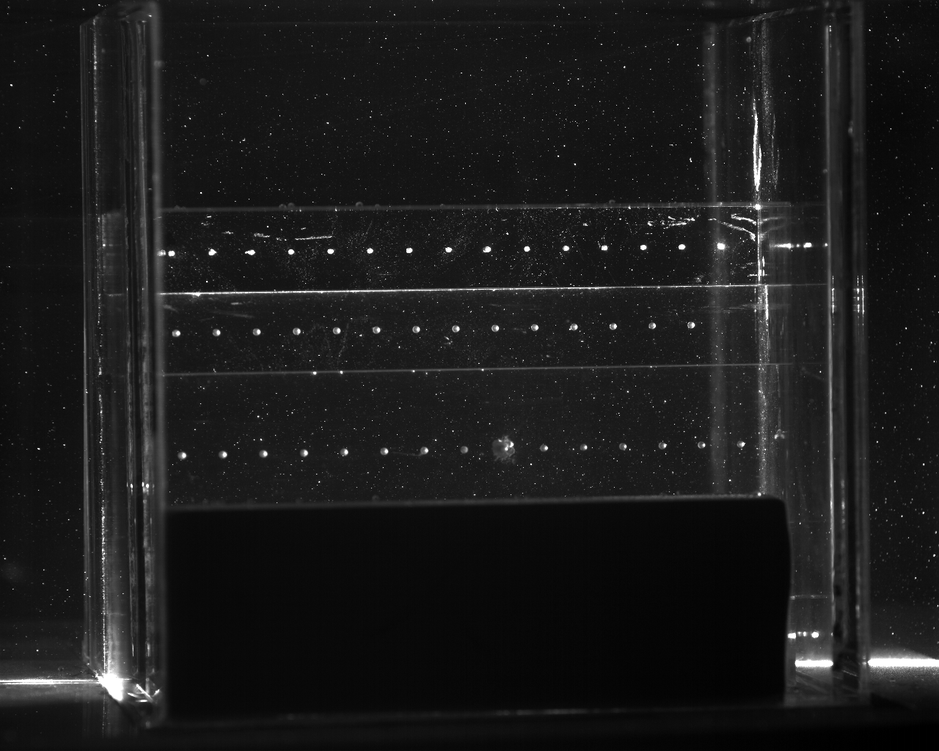
#> input picture tests/testing_folder/test_cavity/cal/cam1.tif, 939 x 751 px, shrunk from 1280 x 1024 before the run
$ python -i image_processing.py   (imports and definitions only)
#> lines starting #> are read from the running program, lines starting #| are printed output that depends on the picture
"""Image processing functions."""

import copy

import numpy as np
from numba import njit, prange
from scipy import ndimage
from scipy.ndimage import uniform_filter

from .parameters import ControlPar

filter_t = np.zeros((3, 3), dtype=float)


# [74 lines left out: functions filter_3, lowpass_3, fast_box_blur, subtract_img, subtract_mask, copy_images, not called in this run]


def prepare_image(
    img: np.ndarray,
    dim_lp: int = 1,
    filter_hp: int = 0,  # or 1,2
    filter_file: str = "",
) -> np.ndarray:
    """Prepare an image for particle detection: an averaging (smoothing).

    filter on an image, optionally followed by additional user-defined filter.
    """
    # image_size = cpar.imx * cpar.imy
    # img_lp = np.zeros_like(img, dtype=np.uint8)

    # Apply low-pass filter
    # img = img.reshape((cpar.imy, cpar.imx))  # Reshape to 2D image
    if img.dtype != np.uint8:
        raise TypeError("Image must be of type uint8")

    img_lp = ndimage.uniform_filter(
        img,
        size=dim_lp * 2 + 1,
        mode="constant",
        cval=0,
    )

    # Subtract low-pass filtered image from original image
    img_hp = img | img_lp

    # Filter highpass image, if wanted, if filter_hp == 0, no highpass filtering
    if filter_hp == 1:
        img_hp = ndimage.uniform_filter(
            # img_hp.reshape((cpar.imy, cpar.imx)),
            img_hp,
            size=3,
            mode="constant",
            cval=0.0,
        )
    elif filter_hp == 2 and filter_file != "":
        try:
            with open(filter_file, "r", encoding="utf-8") as fp:
                filt = np.array(fp.read().split(), dtype=np.float64).reshape((3, 3))
        except Exception as exc:
            raise IOError(f"Could not open filter file: {filter_file}") from exc

        img_hp = ndimage.convolve(
            # img_hp.reshape((cpar.imy, cpar.imx)),
            img_hp,
            weights=filt,
            mode="constant",
            cval=0.0,
        )

    return img_hp


def preprocess_image(img, filter_hp, cpar, dim_lp) -> np.ndarray:
    """Decorate prepare_image with default parameters."""
    return prepare_image(img=img, dim_lp=dim_lp, filter_hp=filter_hp, filter_file="")


# def preprocess_image(
#     input_img: np.ndarray,
#     filter_hp: int,
#     control: ControlPar,
#     lowpass_dim=1,
#     filter_file=None,
#     output_img=None,
# ):
#     """
#     Perform the steps necessary for preparing an image

#     for particle detection: an averaging (smoothing) filter on an image, optionally
#     followed by additional user-defined filter.

#     Arguments:
#     numpy.ndarray input_img - numpy 2d array representing the source image to filter.
#     int filter_hp - flag for additional filtering of _hp. 1 for lowpass, 2 for
#         general 3x3 filter given in parameter ``filter_file``.
#     ControlParams control - image details such as size and image half for
#     interlaced cases.
#     int lowpass_dim - half-width of lowpass filter, see fast_box_blur()'s filt_span
#       parameter.
#     filter_file - path to a text file containing the filter matrix to be
#         used in case ```filter_hp == 2```. One line per row, white-space
#         separated columns.
#     numpy.ndarray output_img - result numpy 2d array representing the source
#         image to filter. Same size as img.

#     Returns:
#     numpy.ndarray representing the result image.
#     """

#     # check arrays dimensions
#     if input_img.ndim != 2:
#         raise TypeError("Input array must be two-dimensional")
#     if (output_img is not None) and (
#         input_img.shape[0] != output_img.shape[0]
#         or input_img.shape[1] != output_img.shape[1]
#     ):
#         raise ValueError("Different shapes of input and output images.")
#     else:
#         output_img = np.empty_like(input_img)

#     if filter_hp == 2:
#         if filter_file is None or not isinstance(filter_file, str):
#             raise ValueError(
#                 "Expecting a filter file name, received None or non-string."
#             )
#     else:
#         filter_file = b""

#     for arr in (input_img, output_img):
#         if not arr.flags["C_CONTIGUOUS"]:
#             np.ascontiguousarray(arr)

#     output_img = prepare_image(input_img, lowpass_dim, filter_hp, filter_file, control):
#     if output_img is None:
#         raise Exception(
#             "prepare_image C function failed: failure of memory allocation or filter file reading"
#         )

#     return output_img


# def prepare_image(input_img, output_img, lowpass_dim, filter_hp, filter_file, control_par):
#     '''
#     prepare_image() - C implementation of image preprocessing

#     Arguments:
#     input_img - numpy 2d array representing the source image to filter.
#     output_img - result numpy 2d array representing the source image to filter.
#       Same size as input_img.
#     lowpass_dim - half-width of lowpass filter, see fast_box_blur()'s filt_span parameter.
#     filter_hp - flag for additional filtering of _hp. 1 for lowpass, 2 for general
#       3x3 filter given in parameter filter_file.
#     filter_file - path to a text file containing the filter matrix to be used in case
#       filter_hp == 2. One line per row, white-space separated columns.
#     control_par - control parameters

#     Returns:
#     int representing the success status of the function
#     '''

#     # implementation of the function here
#     pass # replace this with the actual implementation of the function


# [51 lines left out: function fast_box_blur_numba, not called in this run]


# [6 lines of commented-out code are left out]

>>> import cv2
>>> picture = cv2.imread('../tests/testing_folder/test_cavity/cal/cam1.tif', cv2.IMREAD_GRAYSCALE)
#> picture is the input picture: shape (751, 939); min 0, max 255, mean 27
>>> result = prepare_image(picture)
#> in prepare_image, `img_hp = img | img_lp`:
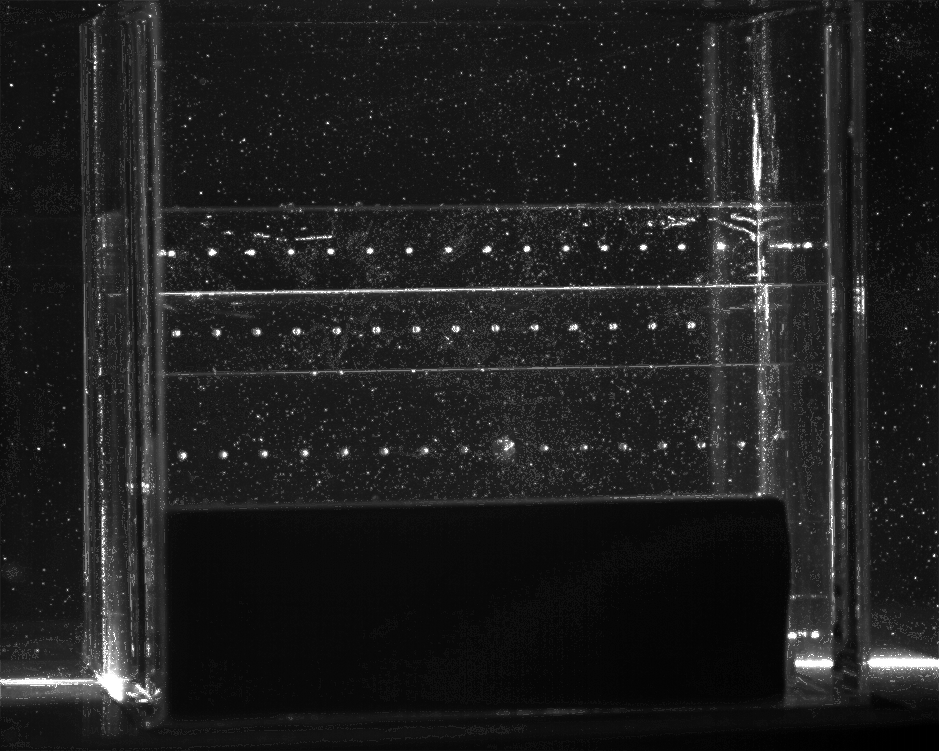
#> img_hp: shape (751, 939); min 0, max 255, mean 31.2

$ run again, on tests/testing_folder/test_cavity/cal/cam2.tif
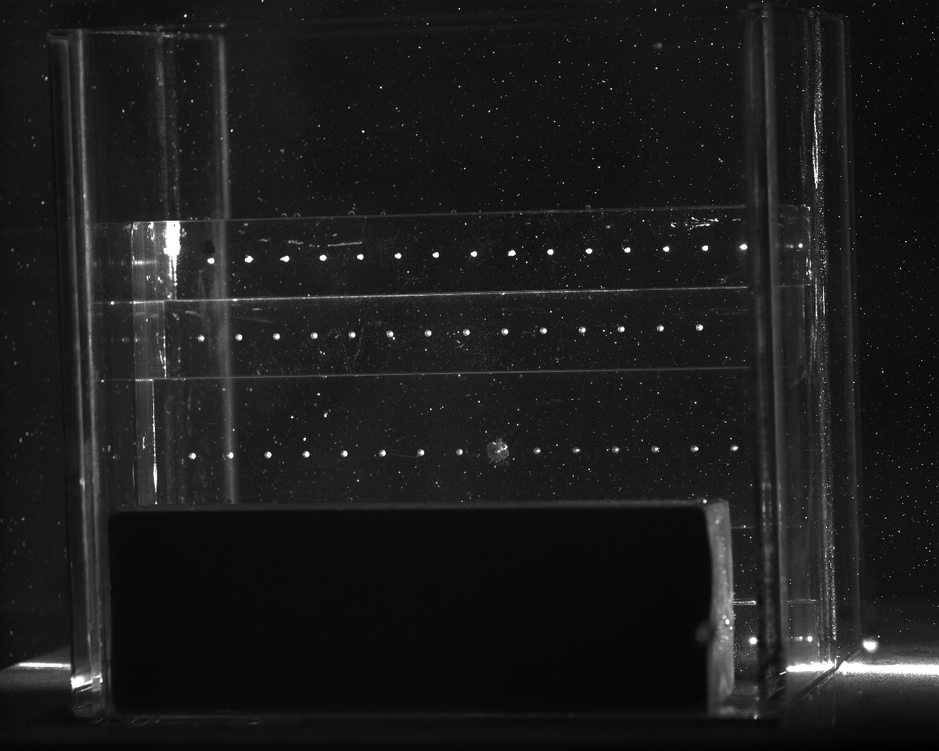
#> input picture tests/testing_folder/test_cavity/cal/cam2.tif, 939 x 751 px, shrunk from 1280 x 1024 before the run
#> picture is the input picture: shape (751, 939); min 0, max 255, mean 28.1
#> in prepare_image, `img_hp = img | img_lp`:
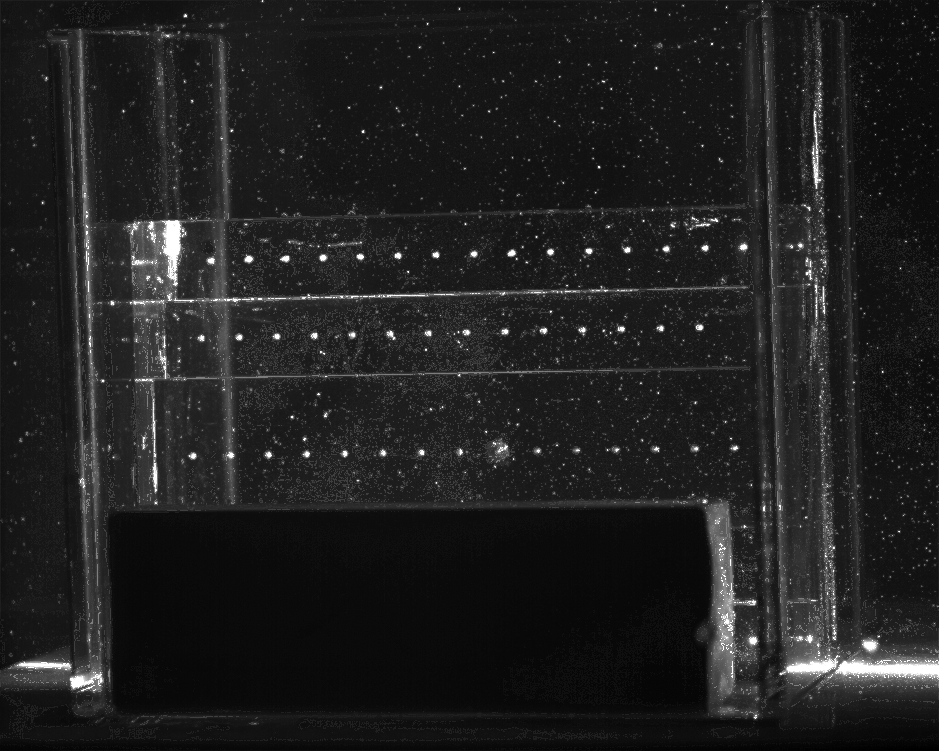
#> img_hp: shape (751, 939); min 0, max 255, mean 31.9

$ run again, on tests/testing_folder/test_cavity/cal/cam3.tif
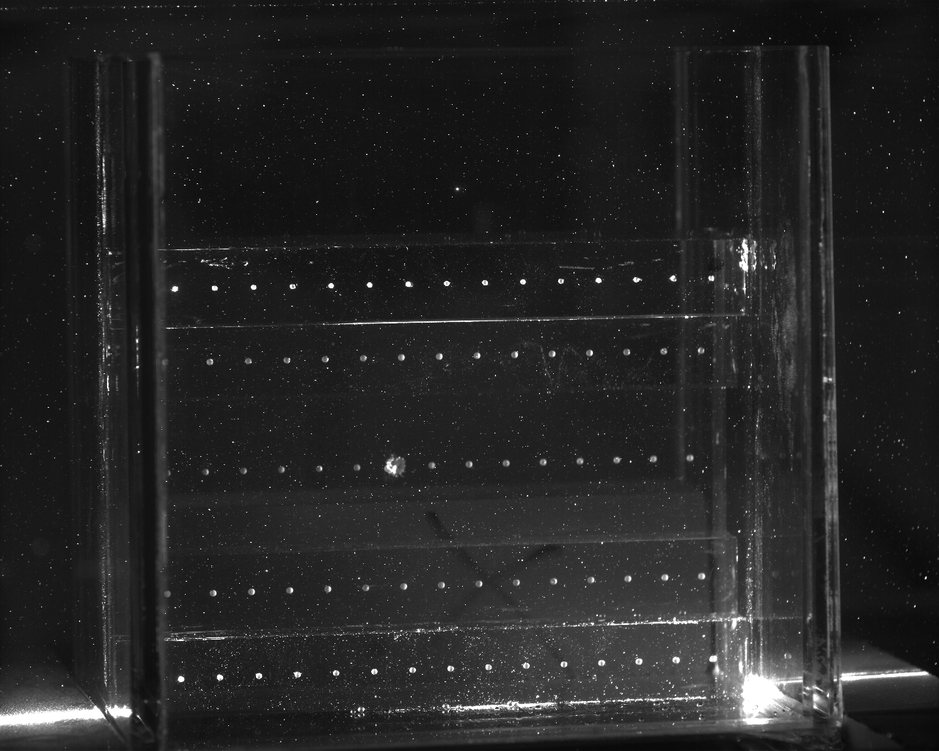
#> input picture tests/testing_folder/test_cavity/cal/cam3.tif, 939 x 751 px, shrunk from 1280 x 1024 before the run
#> picture is the input picture: shape (751, 939); min 0, max 255, mean 36.8
#> in prepare_image, `img_hp = img | img_lp`:
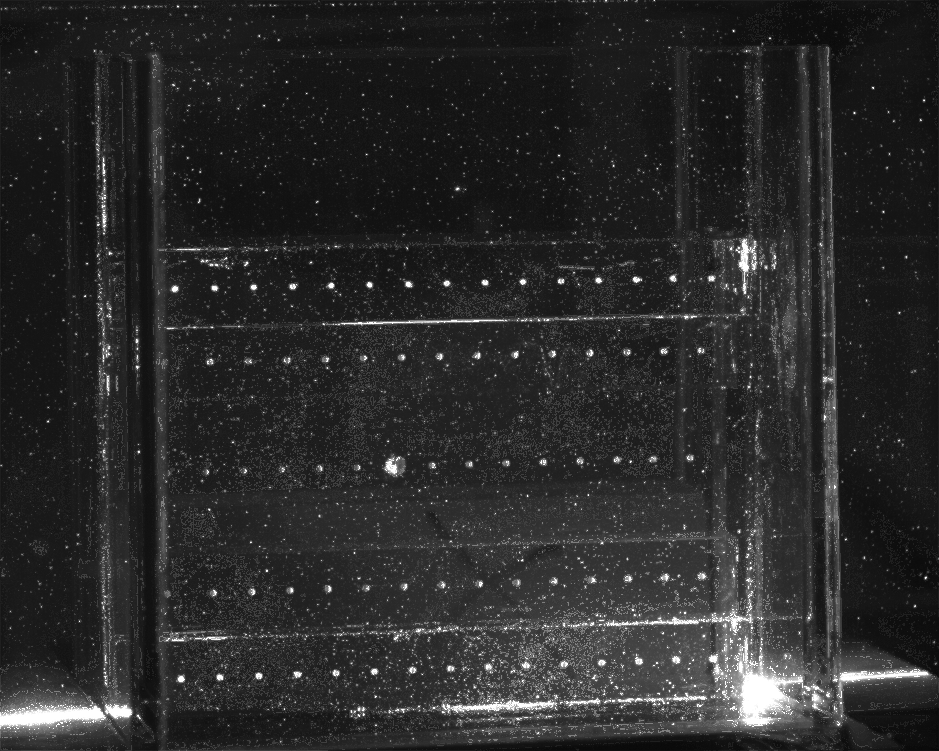
#> img_hp: shape (751, 939); min 7, max 255, mean 42.2

$ run again, on tests/testing_folder/test_cavity/cal/cam4.tif
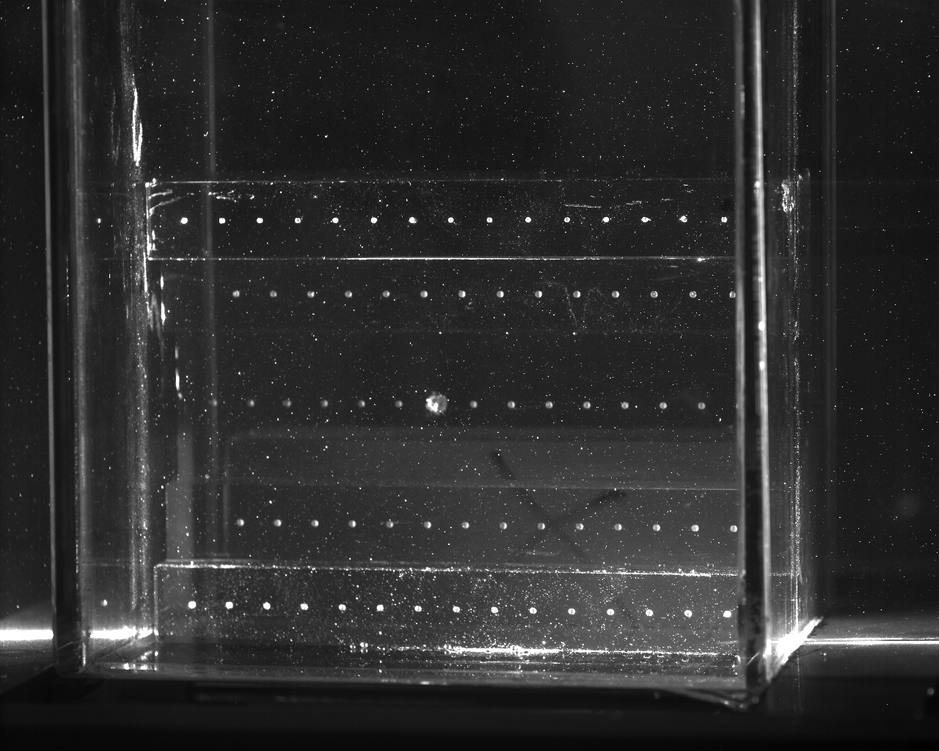
#> input picture tests/testing_folder/test_cavity/cal/cam4.tif, 939 x 751 px, shrunk from 1280 x 1024 before the run
#> picture is the input picture: shape (751, 939); min 0, max 255, mean 45.7
#> in prepare_image, `img_hp = img | img_lp`:
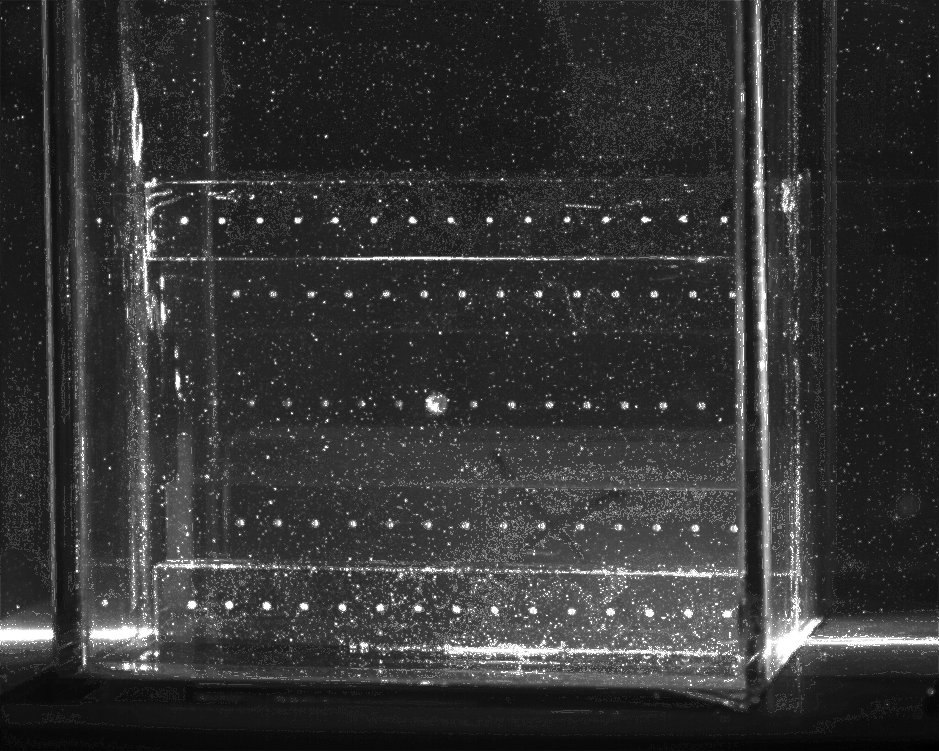
#> img_hp: shape (751, 939); min 0, max 255, mean 52.2
